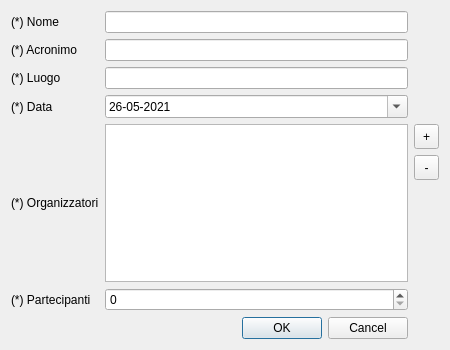
<?xml version="1.0" encoding="UTF-8"?>
<ui version="4.0">
 <class>conferenzaDialog</class>
 <widget class="QDialog" name="conferenzaDialog">
  <property name="geometry">
   <rect>
    <x>0</x>
    <y>0</y>
    <width>450</width>
    <height>350</height>
   </rect>
  </property>
  <property name="sizePolicy">
   <sizepolicy hsizetype="Fixed" vsizetype="Fixed">
    <horstretch>0</horstretch>
    <verstretch>0</verstretch>
   </sizepolicy>
  </property>
  <property name="windowTitle">
   <string>Dialog</string>
  </property>
  <layout class="QGridLayout" name="gridLayout">
   <item row="3" column="0">
    <widget class="QLabel" name="data_label">
     <property name="text">
      <string>(*) Data</string>
     </property>
    </widget>
   </item>
   <item row="5" column="0">
    <widget class="QLabel" name="partecipanti_labl">
     <property name="text">
      <string>(*) Partecipanti</string>
     </property>
    </widget>
   </item>
   <item row="6" column="1">
    <widget class="QDialogButtonBox" name="buttonBox">
     <property name="orientation">
      <enum>Qt::Horizontal</enum>
     </property>
     <property name="standardButtons">
      <set>QDialogButtonBox::Cancel|QDialogButtonBox::Ok</set>
     </property>
    </widget>
   </item>
   <item row="2" column="1">
    <widget class="QLineEdit" name="luogo_box">
     <property name="sizePolicy">
      <sizepolicy hsizetype="MinimumExpanding" vsizetype="Fixed">
       <horstretch>0</horstretch>
       <verstretch>0</verstretch>
      </sizepolicy>
     </property>
    </widget>
   </item>
   <item row="0" column="1">
    <widget class="QLineEdit" name="nome_box">
     <property name="sizePolicy">
      <sizepolicy hsizetype="MinimumExpanding" vsizetype="Fixed">
       <horstretch>0</horstretch>
       <verstretch>0</verstretch>
      </sizepolicy>
     </property>
    </widget>
   </item>
   <item row="4" column="0">
    <widget class="QLabel" name="organizzatori_label">
     <property name="text">
      <string>(*) Organizzatori</string>
     </property>
    </widget>
   </item>
   <item row="5" column="1">
    <widget class="QSpinBox" name="partecipanti_box"/>
   </item>
   <item row="0" column="0">
    <widget class="QLabel" name="nome_label">
     <property name="text">
      <string>(*) Nome</string>
     </property>
    </widget>
   </item>
   <item row="2" column="0">
    <widget class="QLabel" name="luogo_label">
     <property name="text">
      <string>(*) Luogo</string>
     </property>
    </widget>
   </item>
   <item row="4" column="2">
    <layout class="QVBoxLayout" name="verticalLayout">
     <property name="bottomMargin">
      <number>100</number>
     </property>
     <item>
      <widget class="QToolButton" name="plus_button">
       <property name="minimumSize">
        <size>
         <width>25</width>
         <height>25</height>
        </size>
       </property>
       <property name="text">
        <string>+</string>
       </property>
      </widget>
     </item>
     <item>
      <widget class="QToolButton" name="minus_button">
       <property name="minimumSize">
        <size>
         <width>25</width>
         <height>25</height>
        </size>
       </property>
       <property name="text">
        <string>-</string>
       </property>
      </widget>
     </item>
    </layout>
   </item>
   <item row="3" column="1">
    <widget class="QDateEdit" name="data_box">
     <property name="displayFormat">
      <string>dd-MM-yyyy</string>
     </property>
     <property name="calendarPopup">
      <bool>true</bool>
     </property>
     <property name="date">
      <date>
       <year>2021</year>
       <month>5</month>
       <day>26</day>
      </date>
     </property>
    </widget>
   </item>
   <item row="1" column="1">
    <widget class="QLineEdit" name="acronimo_box">
     <property name="sizePolicy">
      <sizepolicy hsizetype="MinimumExpanding" vsizetype="Fixed">
       <horstretch>0</horstretch>
       <verstretch>0</verstretch>
      </sizepolicy>
     </property>
    </widget>
   </item>
   <item row="1" column="0">
    <widget class="QLabel" name="acronimo_label">
     <property name="text">
      <string>(*) Acronimo</string>
     </property>
    </widget>
   </item>
   <item row="4" column="1">
    <widget class="QListWidget" name="organizzatori_list"/>
   </item>
  </layout>
 </widget>
 <resources/>
 <connections>
  <connection>
   <sender>buttonBox</sender>
   <signal>accepted()</signal>
   <receiver>conferenzaDialog</receiver>
   <slot>accept()</slot>
   <hints>
    <hint type="sourcelabel">
     <x>248</x>
     <y>254</y>
    </hint>
    <hint type="destinationlabel">
     <x>157</x>
     <y>274</y>
    </hint>
   </hints>
  </connection>
  <connection>
   <sender>buttonBox</sender>
   <signal>rejected()</signal>
   <receiver>conferenzaDialog</receiver>
   <slot>reject()</slot>
   <hints>
    <hint type="sourcelabel">
     <x>316</x>
     <y>260</y>
    </hint>
    <hint type="destinationlabel">
     <x>286</x>
     <y>274</y>
    </hint>
   </hints>
  </connection>
 </connections>
</ui>
